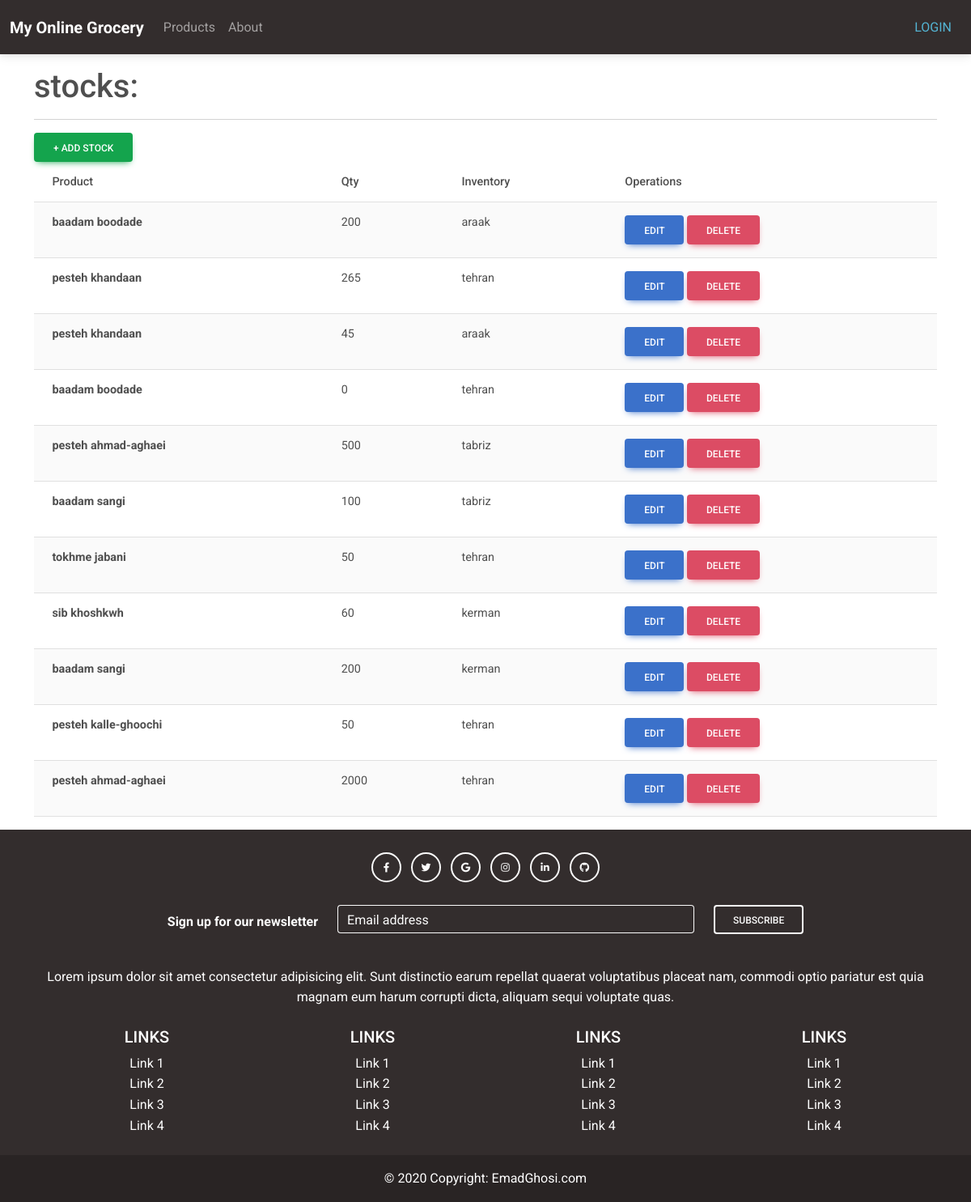
Before: /administration/stocklist/ with the older database file.
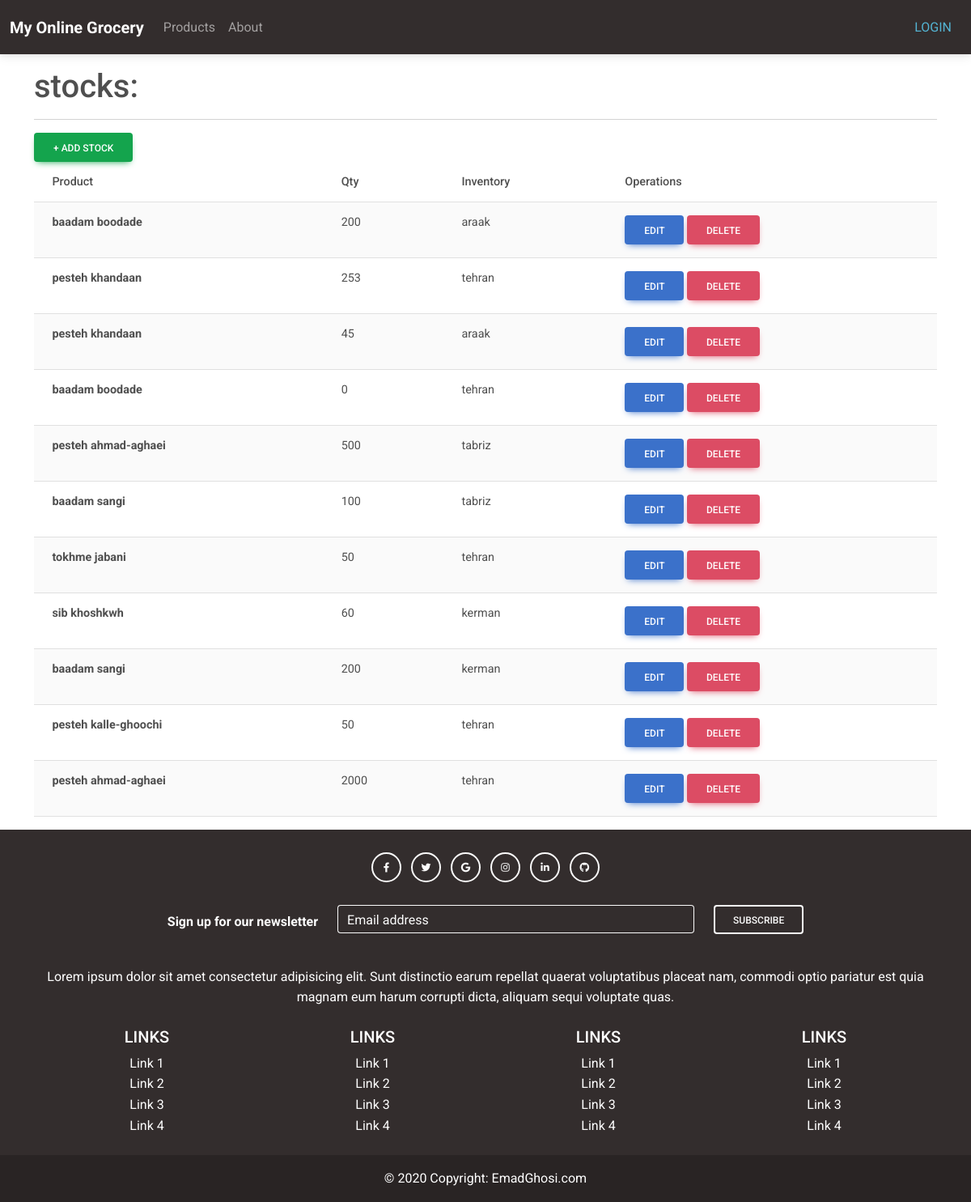
After: the same page with the newer database file.
### inventory/models.py (models this page shows, shortened)
class Stock(models.Model):
    product = models.ForeignKey(Product,
            related_name='stock_product',
            on_delete=models.CASCADE,)
    inventory = models.ForeignKey(Inventory,
            related_name='stock_inventory',
            on_delete=models.CASCADE,)
    quantity = models.PositiveIntegerField(default=0)

class Product(models.Model):
    name = models.CharField(max_length=100)
    price = models.DecimalField(max_digits=10, decimal_places=2, default=0)
    type = models.ForeignKey(ProductType,
            related_name='product_type',
            on_delete=models.CASCADE,)
    unit = models.ForeignKey(Unit,
            related_name='product_unit',
            on_delete=models.CASCADE,)

class Inventory(models.Model):
    city = models.ForeignKey(City,
            related_name='inventory_city',
            on_delete=models.CASCADE,)

class City(models.Model):
    name = models.CharField(max_length=100)

### administration/views.py (the view)
# urls.py: path('stocklist/', AdmStockListView.as_view(), name='admstocklist'),
class AdmStockListView(ListView,LoginRequiredMixin):
    model = Stock
    template_name = 'admstocklist.html'

### templates/admstocklist.html (shortened to what this page needs)
{% extends 'base.html' %}
{% load static %}
{% block content %}
<html>
<head>
  <link
  href="https://cdnjs.cloudflare.com/ajax/libs/font-awesome/6.0.0/css/all.min.css"
  rel="stylesheet"
/>
<link
  href="https://cdnjs.cloudflare.com/ajax/libs/mdb-ui-kit/6.4.0/mdb.min.css"
  rel="stylesheet"
/>
</head>
<body>
    <div class="wrapper">
        <h1 class=" text-left mt-3 mb-3 ml-0 align-left w-50">stocks:</h1>
        <hr>
        <a
            href="{% url 'stockadd' %}"
            class="btn btn-success align-right"
            role="btn"
            >+ Add stock</a
            >
        <div class="wrapper">
            <table class="table table-striped">
                <thead class="thead-dark ">
                    <tr>
                        <th>Product</th>
                        <th>Qty</th>
                        <th>Inventory</th>
                        <th>Operations</th>
                    </tr>
                </thead>
                <tbody>
                    {% for item in object_list %}
                    <tr class="">
                        <td class="align-center"> <b >{{ item.product.name }} </b></td>
                        <td class="align-center"> {{ item.quantity }} </td>
                        <td class="align-center"> {{ item.inventory.city.name }} </td>
                        <td class="align-right">
                            <div class="align-right">
                                <a
                                href="{% url 'stockupdate' pk=item.pk %}"
                                class="btn btn-primary align-right "
                                role="btn"
                                >Edit</a
                              >
                              <a
                              href="{% url 'stockdelete' pk=item.pk %}"
                                class="btn btn-danger align-right"
                                role="btn"
                                >Delete</a
                              >
                            </div>
                        </td>
                    </tr>
                  {% endfor %}
                </tbody>
              </table>
            </div>
          </div>
</body>
</html>
{% endblock content %}

Changed rows visible on the page:
changed Stock (number 2 of 11 on the later page): quantity "265" → "253"
